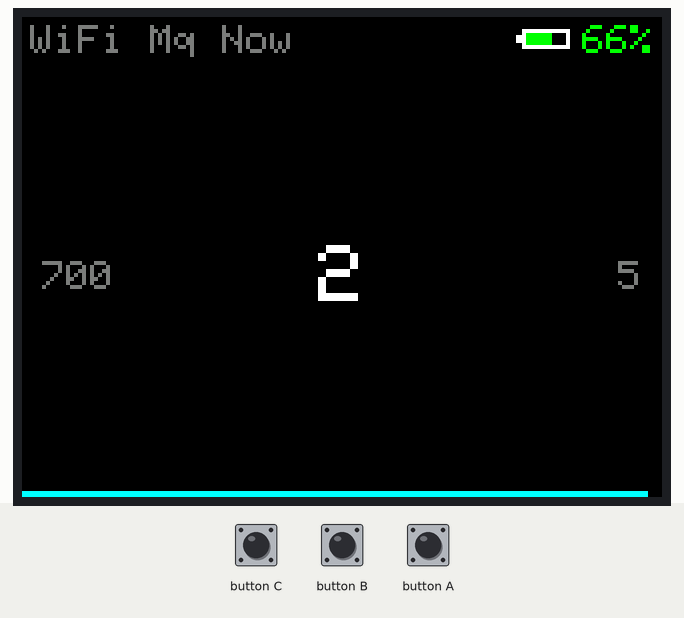
A program run on a simulated ESP32. Parts: 320×240 colour display. Inputs (shaded band) come from the test bench. WiFi joins after 1.5 s; servers stay silent unless stated; EEPROM starts erased; no MQTT or app messages arrive unless stated.

Above: at 1.37 s.
1.4 s: button B pressed for 0.15 s
At 1.92 s:
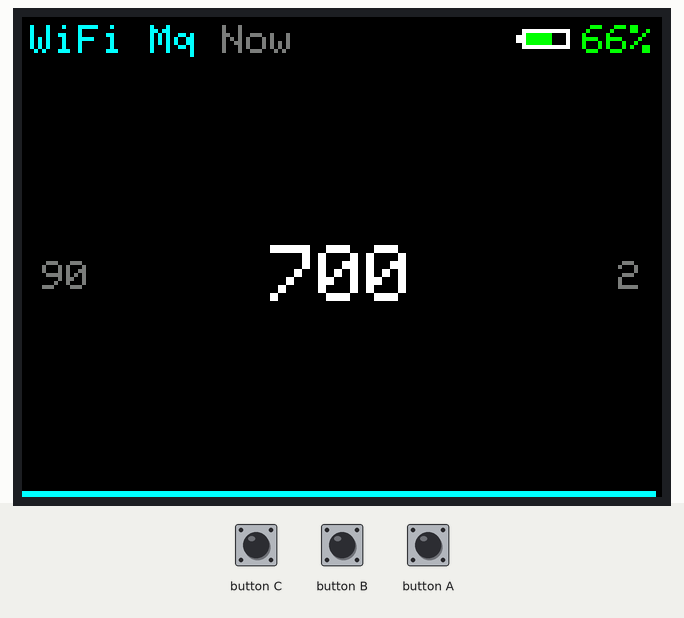
3.7 s: button B pressed for 3.2 s
At 5.2 s:
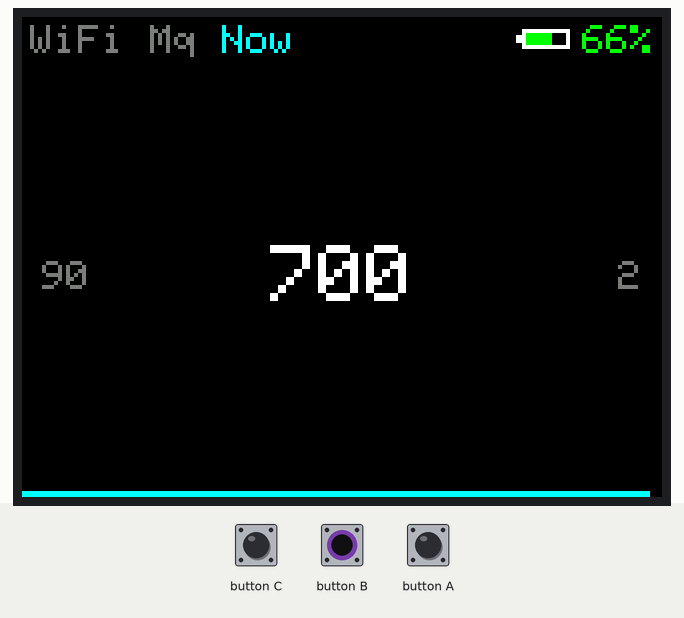
8.7 s: button A pressed for 0.15 s
10.3 s: button A pressed for 1 s
Timing chart, 0 to 13.3 s (numbered marks = the images above; inputs shaded):
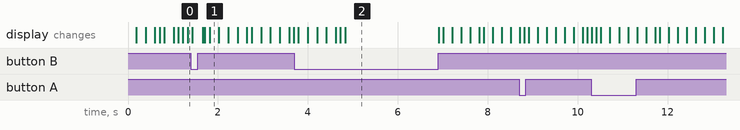

The program:

main.cpp
```cpp
#include "config.h"
#include "battery.h"
#include "sleep_manager.h"
#include "state_manager.h"
#include "wifi_manager.h"
#include "mqtt_manager.h"
#include "command_selector.h"
#include <M5Unified.h>

// Button B long press detection
const unsigned long LONG_PRESS_DURATION = 1000;  // 1 second in milliseconds

// Track previous WiFi status to detect state changes
WiFiStatus prevWiFiStatus = WIFI_DISCONNECTED;

// Track button B press time for long press detection
unsigned long btnBPressTime = 0;
bool btnBLongPressHandled = false;

void setup() {
    auto cfg = M5.config();

    // Enable external button (Button C on GPIO35)

    M5.begin(cfg); // Initializes display, buttons, and power management (GPIO4)

    M5.Display.setRotation(1);
    M5.Display.setTextSize(2);
    //M5.Display.println("M5StickC PLUS2");
    //M5.Display.println("Unified Library!");

    // Initialize state manager (loads persisted state)
    initStateManager();

    // Initialize WiFi manager
    initWiFiManager();

    // Initialize MQTT manager
    initMQTTManager();

    // Initialize command selector
    initCommandSelector();

    // If in WiFi mode, start connection
    if (getDeviceMode() == MODE_WIFI) {
        startWiFiConnection();
    }

    // Draw mode indicators in top left corner
    drawModeIndicators();

    // Display battery level in top right corner
    displayBatteryLevel();

    // Draw command selector widget
    drawCommandSelector();

    // Initialize sleep manager
    initSleepManager();
}

void loop() {
    M5.update(); // Required for button and power state updates

    // Button A - Send MQTT command
    if (M5.BtnA.wasPressed()) {
        // Reset sleep timer on button press
        resetSleepTimer();

        // Send MQTT message with selected command (only in WiFi mode)
        if (getDeviceMode() == MODE_WIFI && isMQTTConnected()) {
            int selectedCmd = getSelectedCommand();
            char topic[32];
            snprintf(topic, sizeof(topic), "/cml/%d", selectedCmd);
            publishMQTT(topic, NULL, 0);
        }
    }

    // Button B - Short press: scroll left, Long press: switch modes
    if (M5.BtnB.wasPressed()) {
        btnBPressTime = millis();
        btnBLongPressHandled = false;
        // Reset sleep timer on button press
        resetSleepTimer();
    }

    if (M5.BtnB.isPressed() && !btnBLongPressHandled) {
        unsigned long pressDuration = millis() - btnBPressTime;
        if (pressDuration >= LONG_PRESS_DURATION) {
            // Long press - switch modes
            btnBLongPressHandled = true;

            // Get current mode before toggle
            DeviceMode oldMode = getDeviceMode();

            // Toggle mode on long press
            toggleDeviceMode();

            // Handle WiFi and MQTT based on new mode
            DeviceMode newMode = getDeviceMode();
            if (newMode == MODE_WIFI && oldMode != MODE_WIFI) {
                // Switched to WiFi mode - start connection
                startWiFiConnection();
            } else if (newMode != MODE_WIFI && oldMode == MODE_WIFI) {
                // Switched away from WiFi mode - stop WiFi and MQTT
                stopMQTT();
                stopWiFi();
            }

            // Wait for button release to avoid multiple toggles
            while (M5.BtnB.isPressed()) {
                M5.update();
                delay(10);
            }
        }
    }

    if (M5.BtnB.wasReleased() && !btnBLongPressHandled) {
        // Short press - scroll command left
        scrollCommandLeft();
        drawCommandSelector();
    }

    // Button C - Scroll command right
    if (M5.BtnPWR.wasPressed()) {
        // Reset sleep timer on button press
        resetSleepTimer();
        scrollCommandRight();
        drawCommandSelector();
    }

    // Update WiFi state (handles connection, timeout, blinking)
    if (getDeviceMode() == MODE_WIFI) {
        updateWiFi();

        // Check if WiFi status changed
        WiFiStatus currentWiFiStatus = getWiFiStatus();
        if (currentWiFiStatus != prevWiFiStatus) {
            // WiFi status changed
            if (currentWiFiStatus == WIFI_CONNECTED && prevWiFiStatus != WIFI_CONNECTED) {
                // WiFi just connected - start MQTT
                startMQTTConnection();
            } else if (currentWiFiStatus != WIFI_CONNECTED && prevWiFiStatus == WIFI_CONNECTED) {
                // WiFi disconnected - stop MQTT
                stopMQTT();
            }
            prevWiFiStatus = currentWiFiStatus;
        }

        // Update MQTT if WiFi is connected
        if (isWiFiConnected()) {
            updateMQTT();
        }

        // Redraw mode indicators to show WiFi and MQTT status changes (blinking, etc.)
        drawModeIndicators();
    }

    // Update sleep manager (checks timeout and draws indicator)
    updateSleepManager();

    delay(100);  // Small delay to prevent excessive updates
}
```

battery.h
```cpp
#ifndef BATTERY_H
#define BATTERY_H

#include <M5Unified.h>

/**
 * @brief Initialize battery monitoring
 */
void initBattery();

/**
 * @brief Get the current battery voltage in millivolts
 * @return Battery voltage in mV
 */
int getBatteryVoltage();

/**
 * @brief Get the battery level as a percentage (0-100)
 * @return Battery percentage (0-100)
 */
int getBatteryPercentage();

/**
 * @brief Display battery percentage in the top right corner of the display
 */
void displayBatteryLevel();

#endif // BATTERY_H
```

command_selector.h
```cpp
#ifndef COMMAND_SELECTOR_H
#define COMMAND_SELECTOR_H

#include <M5Unified.h>

/**
 * @brief Initialize command selector
 */
void initCommandSelector();

/**
 * @brief Scroll to previous command (left)
 */
void scrollCommandLeft();

/**
 * @brief Scroll to next command (right)
 */
void scrollCommandRight();

/**
 * @brief Get currently selected command number
 * @return Selected command number
 */
int getSelectedCommand();

/**
 * @brief Draw the command selector widget on display
 */
void drawCommandSelector();

#endif // COMMAND_SELECTOR_H
```

mqtt_manager.h
```cpp
#ifndef MQTT_MANAGER_H
#define MQTT_MANAGER_H

#include <M5Unified.h>
#include <PubSubClient.h>
#include <WiFi.h>

// MQTT connection status
enum MQTTStatus {
    MQTT_STATUS_DISCONNECTED = 0,
    MQTT_STATUS_CONNECTING = 1,
    MQTT_STATUS_CONNECTED = 2,
    MQTT_STATUS_FAILED = 3
};

// UI Colors for MQTT status (same as WiFi)
const uint16_t MQTT_STATUS_CONNECTING_COLOR = 0x7BEF;  // Gray (blinking)
const uint16_t MQTT_STATUS_CONNECTED_COLOR = 0x07FF;   // Cyan
const uint16_t MQTT_STATUS_FAILED_COLOR = 0xF800;      // Red

/**
 * @brief Initialize MQTT manager
 */
void initMQTTManager();

/**
 * @brief Start MQTT connection attempt (only call when WiFi is connected)
 */
void startMQTTConnection();

/**
 * @brief Stop MQTT and disconnect
 */
void stopMQTT();

/**
 * @brief Update MQTT connection state (call in loop)
 */
void updateMQTT();

/**
 * @brief Get current MQTT status
 * @return Current MQTT status
 */
MQTTStatus getMQTTStatus();

/**
 * @brief Check if MQTT is connected
 * @return true if connected, false otherwise
 */
bool isMQTTConnected();

/**
 * @brief Get color for MQTT status indicator
 * @return RGB565 color based on current MQTT status
 */
uint16_t getMQTTStatusColor();

/**
 * @brief Publish a message to an MQTT topic
 * @param topic Topic to publish to
 * @param payload Payload to send (can be NULL for empty payload)
 * @param length Length of payload (0 for empty)
 * @return true if published successfully, false otherwise
 */
bool publishMQTT(const char* topic, const uint8_t* payload, unsigned int length);

#endif // MQTT_MANAGER_H
```

sleep_manager.h
```cpp
#ifndef SLEEP_MANAGER_H
#define SLEEP_MANAGER_H

#include <M5Unified.h>

/**
 * @brief Initialize sleep manager
 */
void initSleepManager();

/**
 * @brief Reset the sleep timer (call when user activity is detected)
 */
void resetSleepTimer();

/**
 * @brief Update sleep manager - checks timeout and draws indicator
 * Call this in loop()
 */
void updateSleepManager();

/**
 * @brief Draw the sleep timeout indicator line at the bottom of the display
 */
void drawSleepIndicator();

/**
 * @brief Enter deep sleep mode
 */
void enterDeepSleep();

#endif // SLEEP_MANAGER_H
```

state_manager.h
```cpp
#ifndef STATE_MANAGER_H
#define STATE_MANAGER_H

#include <M5Unified.h>
#include <Preferences.h>

// Device operating modes
enum DeviceMode {
    MODE_WIFI = 0,
    MODE_ESPNOW = 1
};

// UI Colors for mode indicators
const uint16_t MODE_INACTIVE_COLOR = 0x7BEF;  // Gray (RGB565: 128, 128, 128)
const uint16_t MODE_ACTIVE_COLOR = 0x07FF;    // Cyan (RGB565: 0, 255, 255)

// Device state structure
struct DeviceState {
    DeviceMode mode;  // Current operating mode (persistable)
    // Add more state variables here as needed
};

/**
 * @brief Initialize state manager and load persisted state
 */
void initStateManager();

/**
 * @brief Get current device state
 * @return Reference to current state
 */
DeviceState& getDeviceState();

/**
 * @brief Get current device mode
 * @return Current mode
 */
DeviceMode getDeviceMode();

/**
 * @brief Set device mode and persist it
 * @param mode New mode to set
 */
void setDeviceMode(DeviceMode mode);

/**
 * @brief Toggle between WiFi and ESP-NOW modes
 */
void toggleDeviceMode();

/**
 * @brief Draw mode indicators in top left corner
 */
void drawModeIndicators();

/**
 * @brief Save current state to persistent storage
 */
void saveState();

/**
 * @brief Load state from persistent storage
 */
void loadState();

#endif // STATE_MANAGER_H
```

wifi_manager.h
```cpp
#ifndef WIFI_MANAGER_H
#define WIFI_MANAGER_H

#include <M5Unified.h>
#include <WiFi.h>

// WiFi connection status
enum WiFiStatus {
    WIFI_DISCONNECTED = 0,
    WIFI_CONNECTING = 1,
    WIFI_CONNECTED = 2,
    WIFI_FAILED = 3
};

// UI Colors for WiFi status
const uint16_t WIFI_STATUS_CONNECTING_COLOR = 0x7BEF;  // Gray (blinking)
const uint16_t WIFI_STATUS_CONNECTED_COLOR = 0x07FF;   // Cyan
const uint16_t WIFI_STATUS_FAILED_COLOR = 0xF800;      // Red

/**
 * @brief Initialize WiFi manager
 */
void initWiFiManager();

/**
 * @brief Start WiFi connection attempt
 */
void startWiFiConnection();

/**
 * @brief Stop WiFi and disconnect
 */
void stopWiFi();

/**
 * @brief Update WiFi connection state (call in loop)
 */
void updateWiFi();

/**
 * @brief Get current WiFi status
 * @return Current WiFi status
 */
WiFiStatus getWiFiStatus();

/**
 * @brief Check if WiFi is connected
 * @return true if connected, false otherwise
 */
bool isWiFiConnected();

/**
 * @brief Get color for WiFi status indicator
 * @return RGB565 color based on current WiFi status
 */
uint16_t getWiFiStatusColor();

#endif // WIFI_MANAGER_H
```

battery.cpp
```cpp
#include "battery.h"

// Battery voltage thresholds for M5StickC PLUS2 (in mV)
// These values are typical for a single-cell LiPo battery
const int BATTERY_MAX_VOLTAGE = 4200;  // Fully charged
const int BATTERY_MIN_VOLTAGE = 3300;  // Empty (safe cutoff)

void initBattery() {
    // M5Unified handles battery initialization automatically
    // This function is here for future expansion if needed
}

int getBatteryVoltage() {
    // M5.Power.getBatteryVoltage() returns voltage in millivolts
    return M5.Power.getBatteryVoltage();
}

int getBatteryPercentage() {
    int voltage = getBatteryVoltage();

    // Handle edge cases
    if (voltage >= BATTERY_MAX_VOLTAGE) {
        return 100;
    }
    if (voltage <= BATTERY_MIN_VOLTAGE) {
        return 0;
    }

    // Linear interpolation between min and max voltage
    // This is a simplified approach; real LiPo discharge curves are non-linear
    int percentage = ((voltage - BATTERY_MIN_VOLTAGE) * 100) /
                     (BATTERY_MAX_VOLTAGE - BATTERY_MIN_VOLTAGE);

    // Clamp to 0-100 range
    if (percentage < 0) percentage = 0;
    if (percentage > 100) percentage = 100;

    return percentage;
}

void displayBatteryLevel() {
    int batteryPercent = getBatteryPercentage();
    int batteryVoltage = getBatteryVoltage();

    // Set text properties for battery display - larger size for readability
    M5.Display.setTextSize(2);

    // Choose color based on battery level using RGB565 format
    uint16_t batteryColor;
    if (batteryPercent > 50) {
        batteryColor = 0x07E0;  // Green (RGB565: 0, 255, 0)
    } else if (batteryPercent > 20) {
        batteryColor = 0xFFE0;  // Yellow (RGB565: 255, 255, 0)
    } else {
        batteryColor = 0xF800;  // Red (RGB565: 255, 0, 0)
    }
    // Set text color with black background to ensure proper color display
    M5.Display.setTextColor(batteryColor, 0x0000);  // 0x0000 = Black

    // Position in top right corner
    // M5StickC PLUS2 display is 240x135 in landscape (rotation 1)
    int displayWidth = M5.Display.width();
    int displayHeight = M5.Display.height();

    // Format: "100%" or "50%" - calculate width for right alignment
    char batteryText[8];
    snprintf(batteryText, sizeof(batteryText), "%d%%", batteryPercent);

    // Calculate text width for right alignment (text size 2 = 12 pixels per char)
    int textWidth = strlen(batteryText) * 12;  // Approximate width for text size 2
    int xPos = displayWidth - textWidth - 4;  // 4 pixels padding from right edge
    int yPos = 4;  // 4 pixels padding from top

    // Draw battery percentage
    M5.Display.setCursor(xPos, yPos);
    M5.Display.print(batteryText);

    // Draw a larger battery icon (simple rectangle representation)
    int iconX = xPos - 30;  // More space for larger icon
    int iconY = yPos + 2;
    int iconWidth = 24;     // Larger icon
    int iconHeight = 10;    // Larger icon

    // Draw battery outline with thicker border (white = 0xFFFF)
    M5.Display.drawRect(iconX, iconY, iconWidth, iconHeight, 0xFFFF);
    M5.Display.drawRect(iconX + 1, iconY + 1, iconWidth - 2, iconHeight - 2, 0xFFFF);

    // Draw battery terminal (small rectangle on the left)
    M5.Display.fillRect(iconX - 3, iconY + 3, 3, 4, 0xFFFF);

    // Fill battery based on percentage
    int fillWidth = (iconWidth - 4) * batteryPercent / 100;
    if (fillWidth > 0) {
        M5.Display.fillRect(iconX + 2, iconY + 2, fillWidth, iconHeight - 4, batteryColor);
    }
}
```

command_selector.cpp
```cpp
#include "command_selector.h"
#include "config.h"

// Current selected command index
int selectedCommandIndex = 0;

void initCommandSelector() {
    // Start with first command selected
    selectedCommandIndex = 0;
}

void scrollCommandLeft() {
    if (COMMAND_LIST_SIZE == 0) return;

    selectedCommandIndex--;

    if (selectedCommandIndex < 0) {
        if (COMMAND_CIRCULAR_SCROLL) {
            selectedCommandIndex = COMMAND_LIST_SIZE - 1;
        } else {
            selectedCommandIndex = 0;  // Stay at first
        }
    }
}

void scrollCommandRight() {
    if (COMMAND_LIST_SIZE == 0) return;

    selectedCommandIndex++;

    if (selectedCommandIndex >= COMMAND_LIST_SIZE) {
        if (COMMAND_CIRCULAR_SCROLL) {
            selectedCommandIndex = 0;
        } else {
            selectedCommandIndex = COMMAND_LIST_SIZE - 1;  // Stay at last
        }
    }
}

int getSelectedCommand() {
    if (COMMAND_LIST_SIZE == 0) return 0;
    return COMMAND_LIST[selectedCommandIndex];
}

void drawCommandSelector() {
    if (COMMAND_LIST_SIZE == 0) return;

    // Get display dimensions
    int displayWidth = M5.Display.width();
    int displayHeight = M5.Display.height();

    // Calculate vertical center position (below status bar)
    int centerY = displayHeight / 2 + 10;  // Slightly below center
    int centerX = displayWidth / 2;

    // Clear the command selector area
    M5.Display.fillRect(0, centerY - 30, displayWidth, 60, 0x0000);  // Black background

    // Get current, previous, and next commands
    int currentCmd = COMMAND_LIST[selectedCommandIndex];

    // Draw current command (large, center)
    M5.Display.setTextSize(4);
    M5.Display.setTextColor(0xFFFF, 0x0000);  // White text

    // Calculate text width for centering (approximate)
    char currentText[16];
    snprintf(currentText, sizeof(currentText), "%d", currentCmd);
    int textWidth = strlen(currentText) * 24;  // Approximate width for text size 4
    int currentX = centerX - (textWidth / 2);

    M5.Display.setCursor(currentX, centerY - 16);
    M5.Display.print(currentCmd);

    // Draw previous command (smaller, left) if exists
    if (COMMAND_LIST_SIZE > 1) {
        int prevIndex = selectedCommandIndex - 1;
        if (prevIndex < 0) {
            if (COMMAND_CIRCULAR_SCROLL) {
                prevIndex = COMMAND_LIST_SIZE - 1;
            } else {
                prevIndex = -1;  // Don't show
            }
        }

        if (prevIndex >= 0) {
            int prevCmd = COMMAND_LIST[prevIndex];
            M5.Display.setTextSize(2);
            M5.Display.setTextColor(0x7BEF, 0x0000);  // Gray text
            M5.Display.setCursor(10, centerY - 8);
            M5.Display.printf("%d", prevCmd);
        }
    }

    // Draw next command (smaller, right) if exists
    if (COMMAND_LIST_SIZE > 1) {
        int nextIndex = selectedCommandIndex + 1;
        if (nextIndex >= COMMAND_LIST_SIZE) {
            if (COMMAND_CIRCULAR_SCROLL) {
                nextIndex = 0;
            } else {
                nextIndex = -1;  // Don't show
            }
        }

        if (nextIndex >= 0) {
            int nextCmd = COMMAND_LIST[nextIndex];
            M5.Display.setTextSize(2);
            M5.Display.setTextColor(0x7BEF, 0x0000);  // Gray text

            // Calculate position for right side
            char nextText[16];
            snprintf(nextText, sizeof(nextText), "%d", nextCmd);
            int nextTextWidth = strlen(nextText) * 12;  // Approximate width for text size 2
            int nextX = displayWidth - nextTextWidth - 10;

            M5.Display.setCursor(nextX, centerY - 8);
            M5.Display.print(nextText);
        }
    }
}
```

Source omitted: mqtt_manager.cpp (3508 bytes), sleep_manager.cpp (3733 bytes), state_manager.cpp (3353 bytes), wifi_manager.cpp (2405 bytes), config.h (709 bytes)
